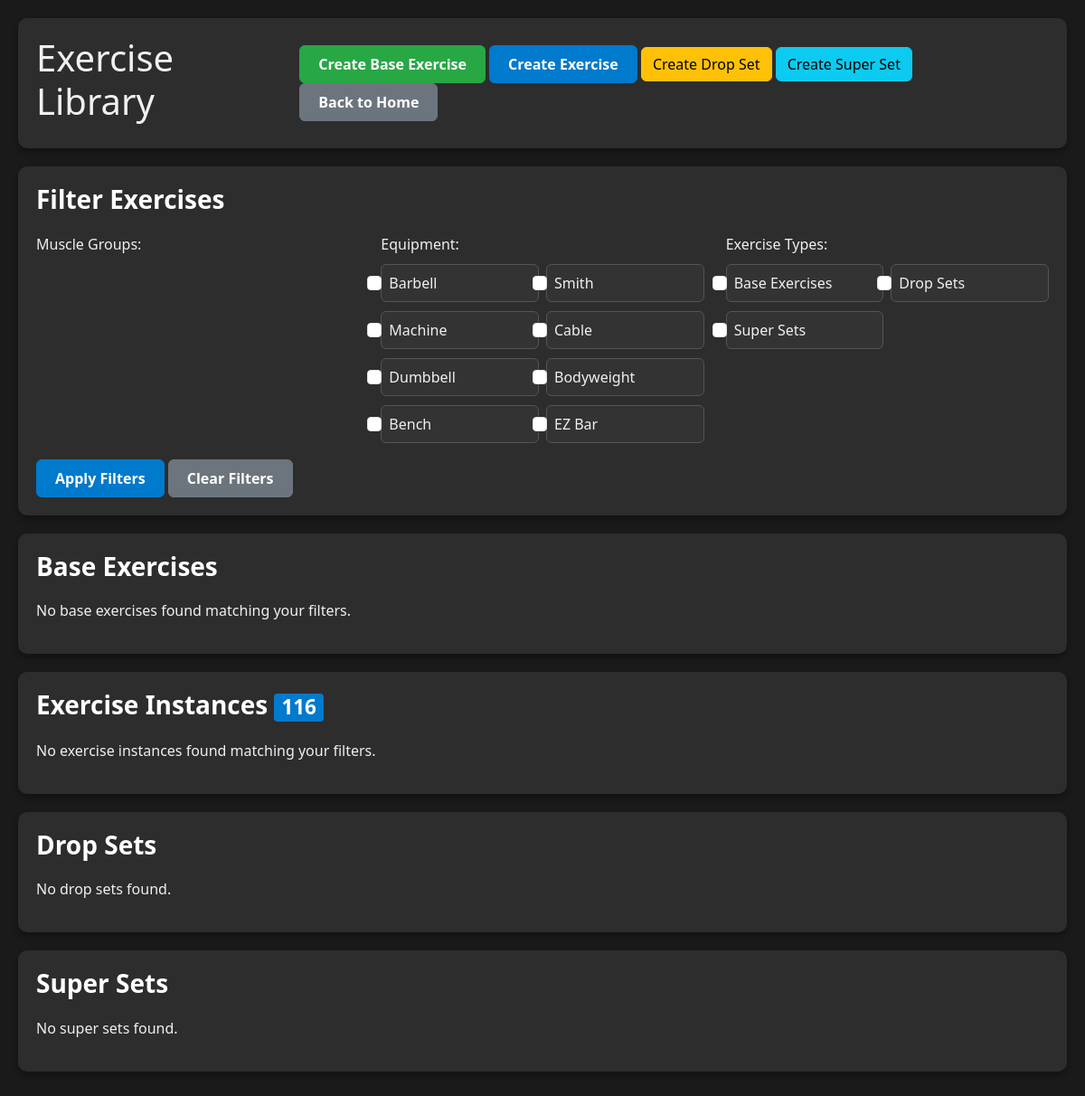
Before: /exercise-list/ (signed in) with the older database file.
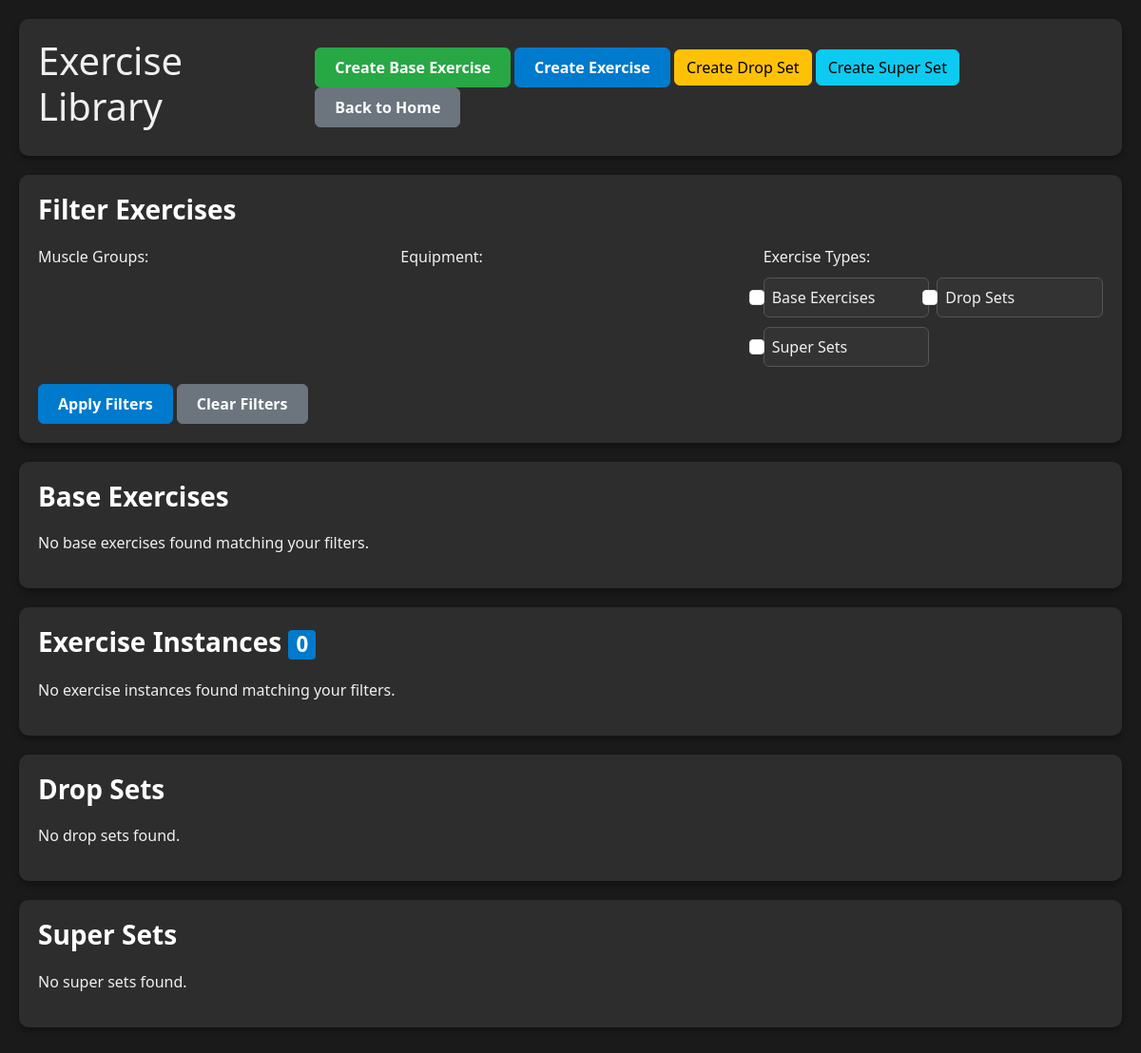
After: the same page with the newer database file.
### logger/models.py (models this page shows, shortened)
class Equipment(models.Model):
    name = models.CharField(max_length=100, unique=True)

### logger/views.py (the view)
# urls.py: path('exercise-list/', views.exercise_list, name='exercise_list'),
@login_required
def exercise_list(request):
    exercises = Exercise.objects.all().select_related('primary_muscle_group', 'equipment')
    muscle_filter = request.GET.get('muscle_group')
    if muscle_filter:
        exercises = exercises.filter(primary_muscle_group_id=muscle_filter)
    equipment_filter = request.GET.get('equipment')
    if equipment_filter:
        exercises = exercises.filter(equipment_id=equipment_filter)
    context = {
        'exercises': exercises.order_by('name'),
        'muscle_groups': MuscleGroup.objects.all(),
        'equipment': Equipment.objects.all(),
        'selected_muscle': muscle_filter,
        'selected_equipment': equipment_filter,
    }
    return render(request, 'logger/exercise_list.html', context)

### logger/templates/logger/exercise_list.html (shortened to what the changed rows need)
<!DOCTYPE html>
<html>
<head>
    <link href="https://cdn.jsdelivr.net/npm/bootstrap@5.3.0/dist/css/bootstrap.min.css" rel="stylesheet">
</head>
<body>
    <div class="container">
        <div class="header">
            <div class="d-flex justify-content-between align-items-center">
                <h1>Exercise Library</h1>
            </div>
        </div>
        <div class="filter-section">
            <form method="get">
                <div class="row">
                    <div class="col-md-4">
                        <div class="checkbox-group">
                            {% for eq in equipment %}
                                <div class="form-check">
                                    <input type="checkbox" name="equipment" value="{{ eq.id }}"
                                           class="form-check-input" id="equipment_{{ eq.id }}">
                                    <label class="form-check-label" for="equipment_{{ eq.id }}">
                                        {{ eq.name }}
                                    </label>
                                </div>
                            {% endfor %}
                        </div>
                    </div>
                </div>
            </form>
        </div>
        <div class="exercise-section">
            <h3 class="section-title">
                Exercise Instances <span class="badge badge-instance">{{ exercises.count }}</span>
            </h3>
        </div>
    </div>
</body>
</html>

Changed rows visible on the page:
removed Equipment: name "Barbell"
removed Equipment: name "Smith"
removed Equipment: name "Machine"
removed Equipment: name "Cable"
removed Equipment: name "Dumbbell"
removed Equipment: name "Bodyweight"
removed Equipment: name "Bench"
removed Equipment: name "EZ Bar"
Other visible differences:
{{ exercises.count }}: "116" → "0"
